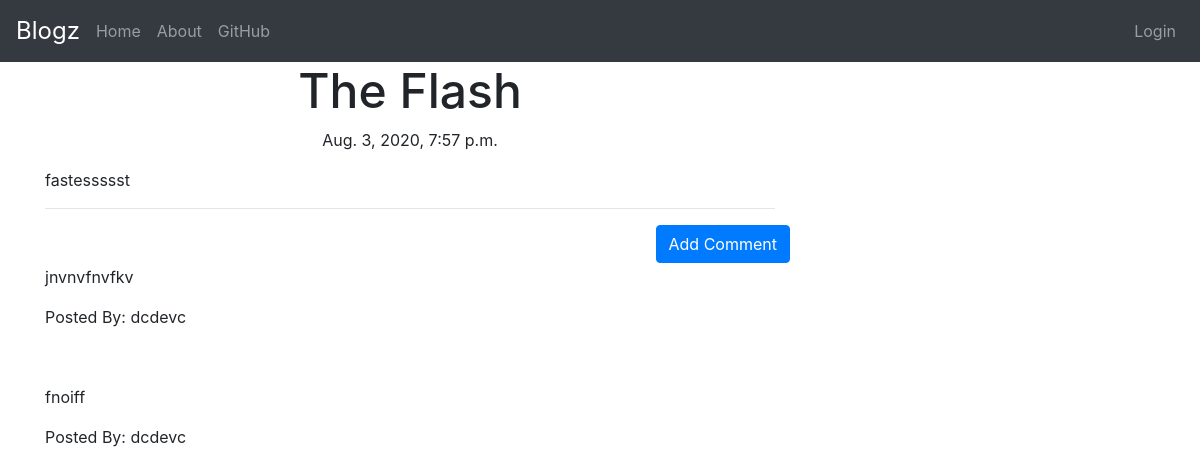
/post/6, run on the app's committed database.
### blog/models.py (models this page shows, shortened)
class Post(models.Model):
    author = models.ForeignKey('auth.User',on_delete=models.DO_NOTHING)
    title = models.CharField(max_length=200)
    text = models.TextField()
    createDate = models.DateTimeField(default=timezone.now)
    publishedDate = models.DateTimeField(blank=True, null=True)

class Comment(models.Model):
    post = models.ForeignKey('blog.Post',related_name='comments',on_delete=models.CASCADE)
    author = models.CharField(max_length=200)
    text = models.TextField()
    createDate = models.DateField(default=timezone.now)
    approvedComments = models.BooleanField(default=False)
    def __str__(self):
        return self.text

### blog/views.py (the view)
# urls.py: re_path(r'^post/(?P<pk>\d+)$',views.PostDetailView.as_view(),name='post_detail'),
class PostDetailView(DetailView):
    model = Post
    template_name = 'blog/post_detail.html'

### blog/templates/blog/post_detail.html (shortened to what this page needs)
{% extends "blog/base.html" %}
{% block content %}
    <h1 class="posttitle loader">{{post.title}}</h1>
    {% if post.publishedDate %}
        <div class="date postdate">
            {{post.publishedDate}}
        </div>
    {% else %}
        <a class="btn btn-primary" href="{%url 'post_publish' pk=post.pk%}">Publish</a>
    {% endif %}
    <p class="postcontent">{{post.text|safe|linebreaksbr}}</p>
        <hr>
        <a href="{%url 'add_comment_to_post' pk=post.pk%}" class="btn btn-primary btn-comment">Add Comment</a>
            {% for comment in post.comments.all %}
                <br>
                {% if user.is_authenticated or comment.approvedComments %}
                    <p>{{comment|safe|linebreaks}}</p>
                    <p>Posted By: {{comment.author}}</p>
                {% endif %}
                {%empty%}
                <p>No Comment</p>
            {% endfor %}
        </div>
{% endblock content %}

### blog/static/blog/css/blog.css (style rules this page uses)
.loader { filter:hue-rotate(0deg); color:linear-gradient(45deg,#0f8,#08f); animation:hue 10000ms infinite linear; }
.postdate { text-align: center; }
.posttitle { font-size: 3em; text-align: center; }
.postcontent { font-size: 1.5em; }
.btn-comment { position: absolute; right: 0px; }

### data on the page
Post: title "The Flash", publishedDate "Aug. 3, 2020, 7:57 p.m.", text "fastessssst"
Comment: text "jnvnvfnvfkv", author "dcdevc"
Comment: text "fnoiff", author "dcdevc"
